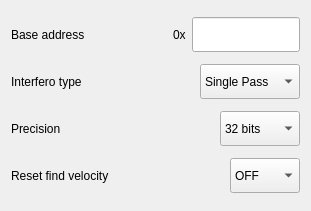
    <widget class="QWidget" name="verticalWidget" native="true">
     <property name="geometry">
      <rect>
       <x>30</x>
       <y>70</y>
       <width>311</width>
       <height>211</height>
      </rect>
     </property>
     <property name="styleSheet">
      <string notr="true">#verticalWidget{
border: 1px solid;border: 1px solid;
    border: 2px solid gray;
    border-radius: 10px;
    padding: 0 8px;
}</string>
     </property>
     <layout class="QVBoxLayout" name="verticalLayout_7">
      <item>
       <layout class="QHBoxLayout" name="horizontalLayout_22">
        <item>
         <widget class="QLabel" name="label_27">
          <property name="text">
           <string>Base address</string>
          </property>
         </widget>
        </item>
        <item>
         <spacer name="horizontalSpacer_20">
          <property name="orientation">
           <enum>Qt::Horizontal</enum>
          </property>
          <property name="sizeHint" stdset="0">
           <size>
            <width>40</width>
            <height>20</height>
           </size>
          </property>
         </spacer>
        </item>
        <item>
         <widget class="QLabel" name="label">
          <property name="text">
           <string>0x</string>
          </property>
         </widget>
        </item>
        <item>
         <widget class="QLineEdit" name="baseAdressInput">
          <property name="sizePolicy">
           <sizepolicy hsizetype="Fixed" vsizetype="Fixed">
            <horstretch>0</horstretch>
            <verstretch>0</verstretch>
           </sizepolicy>
          </property>
          <property name="minimumSize">
           <size>
            <width>70</width>
            <height>35</height>
           </size>
          </property>
         </widget>
        </item>
       </layout>
      </item>
      <item>
       <layout class="QHBoxLayout" name="horizontalLayout_21">
        <item>
         <widget class="QLabel" name="label_15">
          <property name="text">
           <string>Interfero type</string>
          </property>
         </widget>
        </item>
        <item>
         <spacer name="horizontalSpacer_50">
          <property name="orientation">
           <enum>Qt::Horizontal</enum>
          </property>
          <property name="sizeType">
           <enum>QSizePolicy::Fixed</enum>
          </property>
          <property name="sizeHint" stdset="0">
           <size>
            <width>45</width>
            <height>20</height>
           </size>
          </property>
         </spacer>
        </item>
        <item>
         <widget class="QComboBox" name="interType">
          <property name="sizePolicy">
           <sizepolicy hsizetype="Fixed" vsizetype="Fixed">
            <horstretch>0</horstretch>
            <verstretch>0</verstretch>
           </sizepolicy>
          </property>
          <property name="minimumSize">
           <size>
            <width>80</width>
            <height>35</height>
           </size>
          </property>
          <item>
           <property name="text">
            <string>Single Pass </string>
           </property>
          </item>
          <item>
           <property name="text">
            <string>Double Pass</string>
           </property>
          </item>
         </widget>
        </item>
       </layout>
      </item>
      <item>
       <layout class="QHBoxLayout" name="horizontalLayout_19">
        <item>
         <widget class="QLabel" name="label_16">
          <property name="text">
           <string>Precision</string>
          </property>
         </widget>
        </item>
        <item>
         <spacer name="horizontalSpacer_18">
          <property name="orientation">
           <enum>Qt::Horizontal</enum>
          </property>
          <property name="sizeHint" stdset="0">
           <size>
            <width>40</width>
            <height>20</height>
           </size>
          </property>
         </spacer>
        </item>
        <item>
         <widget class="QComboBox" name="precisionVal">
          <property name="sizePolicy">
           <sizepolicy hsizetype="Fixed" vsizetype="Fixed">
            <horstretch>0</horstretch>
            <verstretch>0</verstretch>
           </sizepolicy>
          </property>
          <property name="minimumSize">
           <size>
            <width>80</width>
            <height>35</height>
           </size>
          </property>
          <item>
           <property name="text">
            <string>32 bits</string>
           </property>
          </item>
          <item>
           <property name="text">
            <string>37 bits</string>
           </property>
          </item>
         </widget>
        </item>
       </layout>
      </item>
      <item>
       <layout class="QHBoxLayout" name="horizontalLayout_20">
        <item>
         <widget class="QLabel" name="label_19">
          <property name="text">
           <string>Reset find velocity</string>
          </property>
         </widget>
        </item>
        <item>
         <spacer name="horizontalSpacer_19">
          <property name="orientation">
           <enum>Qt::Horizontal</enum>
          </property>
          <property name="sizeHint" stdset="0">
           <size>
            <width>40</width>
            <height>20</height>
           </size>
          </property>
         </spacer>
        </item>
        <item>
         <widget class="QComboBox" name="resetFindVel">
          <property name="sizePolicy">
           <sizepolicy hsizetype="Fixed" vsizetype="Fixed">
            <horstretch>0</horstretch>
            <verstretch>0</verstretch>
           </sizepolicy>
          </property>
          <property name="minimumSize">
           <size>
            <width>70</width>
            <height>35</height>
           </size>
          </property>
          <item>
           <property name="text">
            <string>OFF</string>
           </property>
          </item>
          <item>
           <property name="text">
            <string>ON</string>
           </property>
          </item>
         </widget>
        </item>
       </layout>
      </item>
     </layout>
    </widget>
